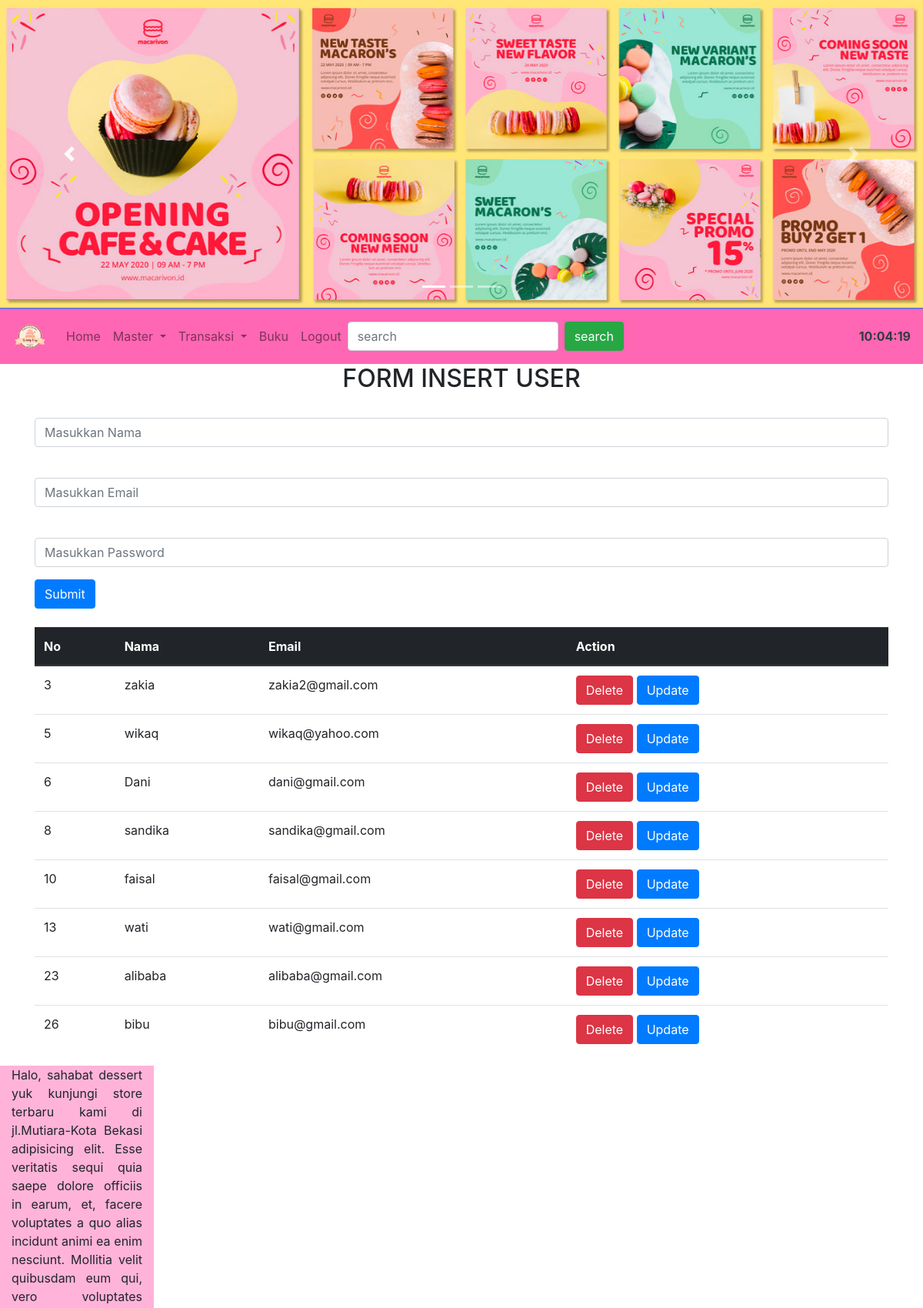
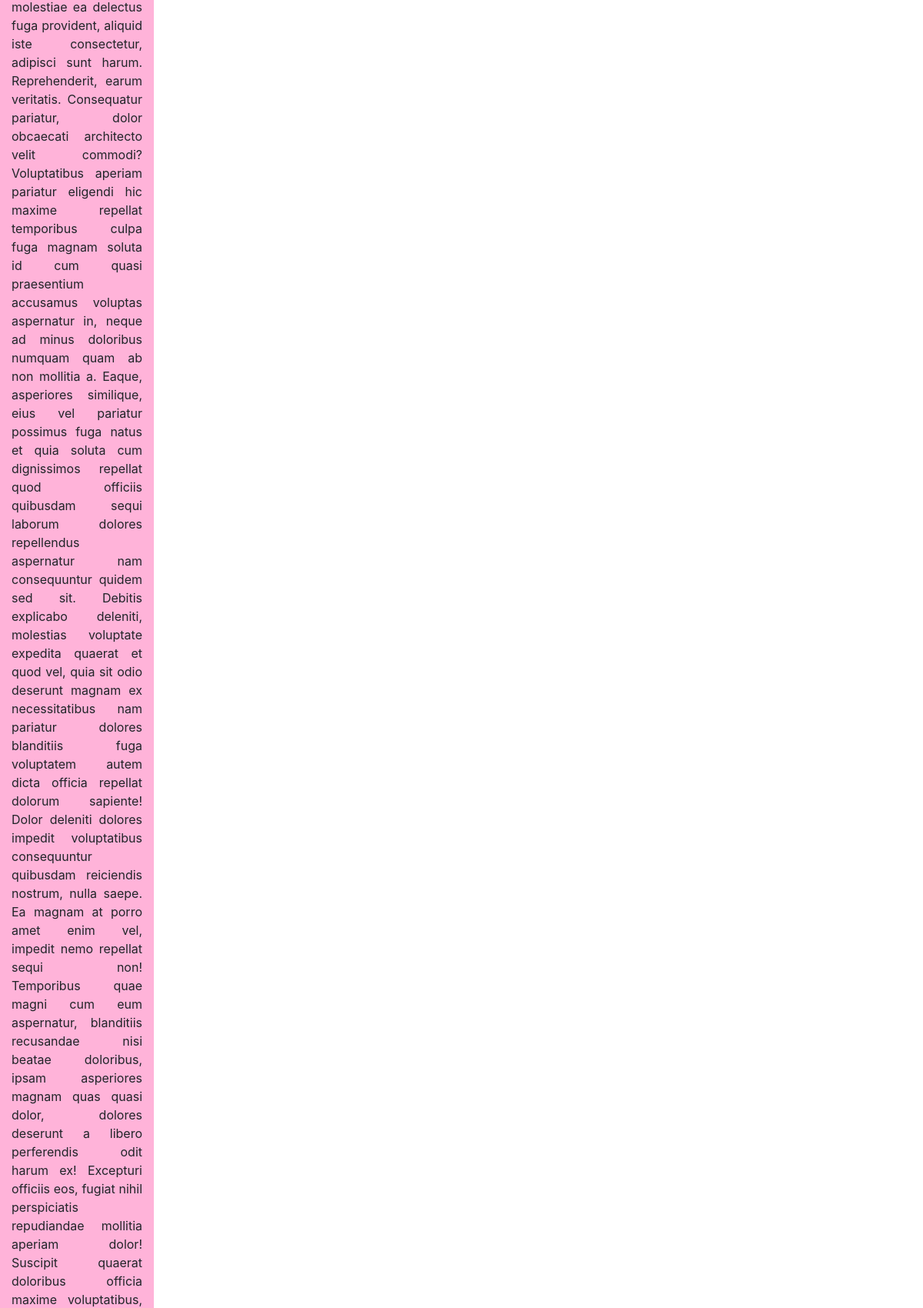
The page /admin/index.php?page=formInputUser (upper part) on the database its author committed (2 pictures, top to bottom).
### tables this page shows
CREATE TABLE `tb_user` (
  `id_user` int(11) NOT NULL,
  `nama_user` varchar(50) NOT NULL,
  `email_user` varchar(50) NOT NULL,
  `password_user` varchar(100) NOT NULL
);

### admin/formInputUser.php (the view, shortened to what this page needs)
  <h2 align="center">FORM INSERT USER</h2>
  <form action="prosesInsertUser.php" method="post">
    <div class="form-group">
      <input type="text" class="form-control" placeholder="Masukkan Nama" name="namaUser" autocomplete="off" required>
    </div>
    <div class="form-group">
      <input type="email" class="form-control" placeholder="Masukkan Email" name="emailUser" autocomplete="off" required>
    </div>
    <div class="form-group">
      <input type="password" class="form-control" placeholder="Masukkan Password" name="passwordUser" autocomplete="off" required>
    </div>
    <button type="submit" class="btn btn-primary">Submit</button>
  </form>
  <br>
  <table class="table">
    <thead class="thead-dark">
      <tr>
        <th>No</th>
        <th>Nama</th>
        <th>Email</th>
        <th>Action</th>
      </tr>
    </thead>
    <tbody>
      <?php
      if(isset($_GET['q'])){
        $q = $_GET['q'];
        $sql = "SELECT*FROM tb_user WHERE nama_user LIKE '%$q%'";
      }else{
        $sql = "SELECT*FROM tb_user";
      }
      $result = $conn->query($sql);
      if($result->num_rows > 0){
        while ($row = $result->fetch_assoc()) { ?>
         <tr>
           <td><?=$row['id_user']?></td>
           <td><?=$row['nama_user']?></td>
           <td><?=$row['email_user']?></td>
           <td>
            <a onclick="return confirm('Anda yakin menghapus record ini?')" class="btn btn-danger" href="prosesDeleteUser.php?id=<?=$row['id_user']?>">Delete</a>
            <a type="button" class="btn btn-primary" href="" onclick="showUpdateForm('<?=$row['id_user']?>', '<?=$row['nama_user']?>', '<?=$row['email_user']?>')" data-toggle="modal" data-target="#exampleModal">
              Update
            </a>
          </td>
        </tr>
        <?php
      }
    }else {
     echo "<tr><td colspan='3'>Record masih kosong</td></tr>";
   }
   ?>
 </tbody>
</table>

### admin/index.php (shortened to what this page needs)
<?php
if(isset($_GET['page'])){
  $page = $_GET['page'];
  switch ($page) {
    case 'formInputUser':
    $page = "formInputUser.php";
    break;
  }
}else{
  $page = "beranda.php";
}
?>
<!DOCTYPE html>
<html lang="en">
<head>
  <link rel="stylesheet" href="assets/css/bootstrap.min.css">
</head>
<body>
  <div id="demo" class="carousel slide" data-ride="carousel">
    <ul class="carousel-indicators">
      <li data-target="#demo" data-slide-to="0" class="active"></li>
      <li data-target="#demo" data-slide-to="1"></li>
      <li data-target="#demo" data-slide-to="2"></li>
    </ul>
    <div class="carousel-inner">
      <div class="carousel-item active">
        <img src="assets/images/rsz_macaron.jpg" width="1100" height="500" style="width:100%; height:400px">
      </div>
    </div>
    <a class="carousel-control-prev" href="#demo" data-slide="prev">
      <span class="carousel-control-prev-icon"></span>
    </a>
    <a class="carousel-control-next" href="#demo" data-slide="next">
      <span class="carousel-control-next-icon"></span>
    </a>
  </div>
  <div class= "container-fluid">
    <div class="row">
      <?php include_once "navigasi.php";?>
      <div class="container">
        <?php include_once $page;?>
      </div>
      <div class="col-12 col-md-4 col-lg-2" style="background-color: #ffb3d9;" align="justify"><img src="assets/images
        <p>
        </p>
      </div>
    </div>
  </div>
</body>
</html>

### admin/navigasi.php (shortened to what this page needs)
<nav class="navbar col-12 navbar-expand-lg navbar-light sticky-top" style="background-color: #ff66b3;">
  <a class="navbar-brand" href=""><img src="assets/images/logo2.png" alt="" width="46px" height="46px"></a>
  <div class="collapse navbar-collapse" id="collapsibleNavbar">
    <ul class="navbar-nav">
      <li class="nav-item">
        <a class="nav-link" href="index.php?page=beranda">Home</a>
      </li>
    </ul>
    <ul class="navbar-nav">
      <li class="nav dropdown">
        <a class="nav-link dropdown-toggle" href="#" id="navbardrop" data-toggle="dropdown">
          Master
        </a>
      </li>
    </ul>
    <ul class="navbar-nav">
      <li class="nav dropdown">
        <a class="nav-link dropdown-toggle" href="#" id="navbardrop" data-toggle="dropdown">
          Transaksi
        </a>
      </li>
    </ul>
    <ul class="navbar-nav">
      <ul class="navbar-nav">
        <li class="nav-item">
          <a class="nav-link" href="index.php?page=buku">Buku</a>
        </li>
      </ul>
      <li class="nav-item">
        <a class="nav-link" href="index.php?page=logout">Logout</a>
      </li>
    </ul>
    <form class="form-inline my-2 my-lg-0 ">
      <input class="form-control mr-sm-2" type="text" placeholder="search" name="q" >
      <button class="btn btn-success my-2 my-sm-0" type="submit">search</button>
    </form>
    <span class="text-light ml-auto">
      <div id="clock" class="text-dark" style="font-weight:bold"></div>
    </span>
  </div>
</nav>

### rows shown on the page
tb_user: id_user "3", nama_user "zakia", email_user "zakia2@gmail.com"
tb_user: id_user "5", nama_user "wikaq", email_user "wikaq@yahoo.com"
tb_user: id_user "6", nama_user "Dani", email_user "dani@gmail.com"
tb_user: id_user "8", nama_user "sandika", email_user "sandika@gmail.com"
tb_user: id_user "10", nama_user "faisal", email_user "faisal@gmail.com"
tb_user: id_user "13", nama_user "wati", email_user "wati@gmail.com"
tb_user: id_user "23", nama_user "alibaba", email_user "alibaba@gmail.com"
tb_user: id_user "26", nama_user "bibu", email_user "bibu@gmail.com"
